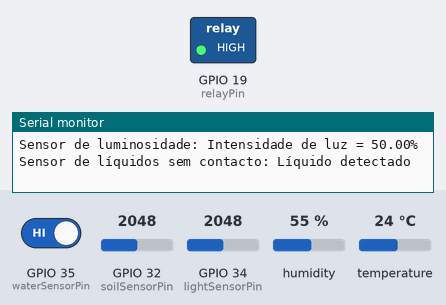
Bench run of a sketch on a simulated ESP32. Shown: switched loads named in the sketch (green lamp = pin HIGH), the last lines printed to the serial monitor. The test bench sets the inputs (shaded band); at power-on: GPIO 32 (soilSensorPin) = 2048, GPIO 35 (waterSensorPin) HIGH, GPIO 34 (lightSensorPin) = 2048, humidity 55 %, temperature 24 °C. WiFi joins after 1.5 s; servers stay silent unless stated.

Above: at 5.8 s.
5.9 s: GPIO 32 (soilSensorPin) set to 2654
7.6 s: GPIO 32 (soilSensorPin) set to 2770
9.3 s: GPIO 35 (waterSensorPin) driven LOW
At 10.9 s:
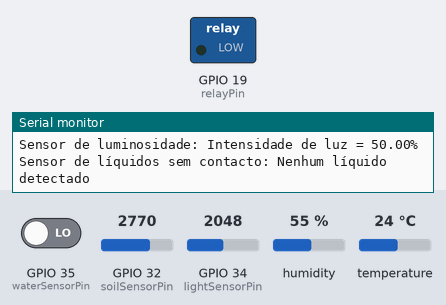
Timing chart, 0 to 12.4 s (numbered marks = the images above; inputs shaded):
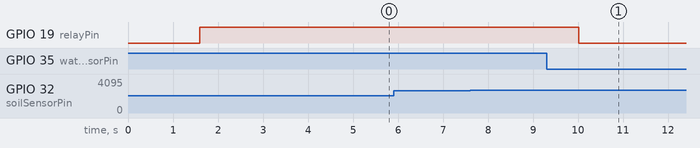

The sketch:

Codigo_do_projeto.ino
```cpp
const int dhtSensorPin = 18; // pino do sensor de humidade e temperatura ligado ao pino 2 do Arduino
const int relayPin = 19; // Pino de controle do relé ligado ao pino 4 do Arduino
const int lightSensorPin = 34; // Pino do sensor de luminosidade KY-018 ligado ao pino A0 do Arduino
const int waterSensorPin = 35; // Pino do sensor de líquidos sem contacto ligado ao pino A1 do Arduino
const int soilSensorPin = 32; // Pino do sensor de humidade do solo ligado ao pino A2 do Arduino

bool notWorkSent = false; //Inicializa a variavel tankEmptySent
bool tankEmptySent = false; //Inicializa a variavel tankEmptySent
bool pumpworking = false; //Inicializa a variavel pumpworking
bool lowTempSent = false; //Inicializa a variavel lowTempSent
bool highTempSent = false; //Inicializa a variavel highTempSent
bool lowHumiditySent = false; //Inicializa a variavel lowHumiditySent
bool highHumiditySent = false; //Inicializa a variavel highHumiditySent

#include <WiFi.h> // Inclui a biblioteca WiFi no programa para permitir a conexão com redes Wi-Fi
#include <HTTPClient.h> // Inclui a biblioteca HTTPClient no programa para fazer solicitações HTTP a um servidor
#include <WebServer.h> // Inclui a biblioteca WebServer no programa para criar um servidor web que pode ser usado para consultar o dispositivo IoT
#include <UrlEncode.h> // Inclui a biblioteca UrlEncode no programa para codificar URLs para serem enviadas como parâmetros nas solicitações HTTP
#include <DHT.h> // Inclui a biblioteca DHT no programa para permitir a utilização do sensor de humidade e temperatura
#define DHTTYPE DHT11 // Define o tipo de sensor DHT que está a ser utilizado (DHT11 neste caso)
DHT dht(dhtSensorPin, DHTTYPE); // Cria uma instância da biblioteca DHT com o pino do sensor DHT e o tipo definido anteriormente


const char* ssid = "Coração_KI"; // Define o nome da rede Wi-Fi (SSID) à qual o dispositivo se conectará
const char* password = "05365203"; // Define a senha da rede Wi-Fi à qual o dispositivo se conectará

// +international_country_code + phone number
// Portugal +351, example: +351912345678
String phoneNumber = "+351968638800"; // Define o número de telefone que receberá mensagens de texto (número do pais + numero de telefone)
String apiKey = "8256292"; // Define a chave da API usada para enviar mensagens de texto

WebServer server(80); // Cria um servidor na porta 80

void setup() {
  Serial.begin(9600); // Inicia a comunicação serial
  dht.begin(); // Inicia o sensor de humidade e temperatura
  pinMode(waterSensorPin, INPUT); // Define o pino do sensor de líquidos sem contacto como entrada
  pinMode(lightSensorPin, INPUT); // Define o pino do sensor de luminosidade KY-018 como entrada
  pinMode(soilSensorPin, INPUT); // Define o pino do sensor de humidade do solo como entrada
  pinMode(relayPin, OUTPUT); // Define o pino do relé como saída

  // Faz a ligação á rede Wifi
  WiFi.begin(ssid, password);
  Serial.println("Connecting");
  while(WiFi.status() != WL_CONNECTED) {
    delay(500);
    Serial.print(".");
  }
  Serial.println("");
  Serial.print("Connected to WiFi network with IP Address: ");
  Serial.println(WiFi.localIP());

  // Define a rota para a página web
  server.on("/", handleRoot);

  // Inicia o servidor web
  server.begin();
  Serial.println("Servidor iniciado");
  Serial.print("Endereço IP: ");
  Serial.println(WiFi.localIP());
}

// Função que envia uma mensagem de texto para o número de telefone especificado
void sendMessage(String message){

  String url = "https://api.callmebot.com/whatsapp.php?phone=" + phoneNumber + "&apikey=" + apiKey + "&text=" + urlEncode(message); // Cria a URL com as informações necessárias para enviar a mensagem de texto através da API do CallMeBot
  HTTPClient http; // Inicia uma solicitação HTTP POST usando a URL criada anteriormente
  http.begin(url);

  http.addHeader("Content-Type", "application/x-www-form-urlencoded"); // Define o cabeçalho Content-Type como application/x-www-form-urlencoded

  int httpResponseCode = http.POST(url); // Envia a solicitação HTTP POST e armazena o código de resposta HTTP em uma variável
  if (httpResponseCode == 200){ // Verifica se a mensagem foi enviada com sucesso e imprime uma mensagem no monitor serial
    Serial.print("Message sent successfully");
  }
  else{
    Serial.println("Error sending the message");
    Serial.print("HTTP response code: ");
    Serial.println(httpResponseCode);
  }

  http.end(); // Liberta os recursos usados na solicitação HTTP
}

void loop() {

  server.handleClient(); // Processa qualquer cliente que esteja a comunicar com o servidor naquele momento

  int soilSensorValue = analogRead(soilSensorPin); // Lê o valor do sensor de humidade do solo
  float voltage = soilSensorValue * (5.0 / 4095.0); // Calcula a voltagem a partir do valor lido do sensor de humidade do solo
  float soilhumidity = (voltage - 0.92) / 0.08; // Calcula a humidade do solo a partir da voltagem lida do sensor de humidade do solo e converte o valor para uma escala de 0 a 100
  int waterSensorValue = digitalRead(waterSensorPin); // Lê o valor do sensor de líquidos sem contacto
  float humidity = dht.readHumidity(); // Lê a humidade relativa do ar a partir do sensor de humidade e temperatura DHT
  float temperature = dht.readTemperature(); // Lê a temperatura a partir do sensor de humidade e temperatura DHT
  int lightSensorValue = analogRead(lightSensorPin); // Lê o valor do sensor de intensidade luminosa
  float lightIntensity = map(lightSensorValue, 0, 4095, 100, 0); // Converte o valor lido do sensor de intensidade luminosa para uma escala de 0 a 100

  Serial.println("--- Medições ---");
  ("Sensor de humidade do solo: ");
  // Verifica se o valor lido pelo sensor de humidade do solo está dentro do intervalo válido (0-100%)
  // Se o valor estiver fora do intervalo, envia uma mensagem de erro e define notWorkSent como true
  // Caso contrário, mostra a humidade do solo e verifica se é necessário regar a planta ou não
  if (soilhumidity < 0 || soilhumidity > 100) {

    if (!notWorkSent) {

    Serial.println("Erro: Valor de humidade fora do intervalo válido (0-100%)");

    sendMessage("O sensor de humidade nao está a funcionar!");

    notWorkSent = true;

    }

   } else if (soilhumidity >= 0 && soilhumidity <= 100) {

    notWorkSent = false;

    // Mostra o resultado no monitor serial
    Serial.print("Humidade do solo: ");
    Serial.print(soilhumidity, 2);
    Serial.println("%");

    // Verifica se a humidade do solo está abaixo de 30% e existe agua no tanque, caso os dois sejam verdade inicia a rega
    if (soilhumidity < 30) {
      if (waterSensorValue == LOW && tankEmptySent == false) {
        Serial.println("O tanque de água está vazio, não é possível regar a planta.");
        sendMessage("O tanque de água está vazio, não é possível regar a planta.");
        tankEmptySent = true;

      }
      if (waterSensorValue == HIGH) {
        digitalWrite(relayPin, HIGH); // Liga o relé
        Serial.println("Regando a planta...");
        tankEmptySent = false;
        pumpworking = true;
      }
    }

    // Verifica se a humidade do solo está acima de 70% ou se já não existe agua no tanque, caso um deles seja verdade para a rega
    if (soilhumidity > 70 || waterSensorValue == LOW) {
      digitalWrite(relayPin, LOW); // Desliga o relé
      Serial.println("Parando de regar a planta...");
      pumpworking = false;
    }
  }

  // Apresenta os valores lidos pelos sensores no monitor Serial
  Serial.print("Sensor de humidade e temperatura: ");
  Serial.print("Humidade = ");
  Serial.print(humidity);
  Serial.print("%, Temperatura = ");
  Serial.print(temperature);
  Serial.println(" ºC");
  Serial.print("Sensor de luminosidade: ");
  Serial.print("Intensidade de luz = ");
  Serial.print(lightIntensity);
  Serial.println("%");

  // Verifica se existe agua no tanque e apresenta o resultado no monitor Serial
  Serial.print("Sensor de líquidos sem contacto: ");
  if (waterSensorValue == LOW) {
    Serial.println("Nenhum líquido detectado");
  } else {
    Serial.println("Líquido detectado");
  }

  // Avisos a enviar caso a planta esteja a enfrentar alguma situação adversa
  // Verifica se a temperatura está muito baixa
  if (temperature < 18 && !lowTempSent) {
    Serial.println("A temperatura está abaixo do ideal para a planta.");
    lowTempSent = true;
     sendMessage("A temperatura está abaixo do ideal para a planta.");
  }
  else if (temperature >= 18 && lowTempSent) {
    lowTempSent = false;
  }

  // Verifica se a temperatura está muito alta
  if (temperature > 26 && !highTempSent) {
    Serial.println("A temperatura está acima do ideal para a planta.");
    highTempSent = true;
     sendMessage("A temperatura está acima do ideal para a planta.");
  }
  else if (temperature <= 26 && highTempSent) {
    highTempSent = false;
  }

  // Verifica se a humidade está muito baixa
  if (humidity < 50 && !lowHumiditySent) {
    Serial.println("A humidade do ar está abaixo do ideal para a planta.");
    lowHumiditySent = true;
  sendMessage("A humidade do ar está abaixo do ideal para a planta.");
  }
  else if (humidity >= 50 && lowHumiditySent) {
    lowHumiditySent = false;
  }

  // Verifica se a humidade está muito alta
  if (humidity > 70 && !highHumiditySent) {
    Serial.println("A humidade do ar está acima do ideal para a planta.");
    sendMessage("A humidade do ar está acima do ideal para a planta.");
    highHumiditySent = true;
  }

  else if (humidity <= 70 && highHumiditySent) {
    highHumiditySent = false;
  }

  delay(1000); // Espera um segundo antes de executar o ciclo novamente
}

// Função responsável pela página Web
void handleRoot() {

  int soilSensorValue = analogRead(soilSensorPin); // Lê o valor do sensor de humidade do solo
  float voltage = soilSensorValue * (5.0 / 4095.0); // Calcula a voltagem a partir do valor lido do sensor de humidade do solo
  float soilhumidity = (voltage - 0.92) / 0.08; // Calcula a humidade do solo a partir da voltagem lida do sensor de humidade do solo e converte o valor para uma escala de 0 a 100
  int waterSensorValue = digitalRead(waterSensorPin); // Lê o valor do sensor de líquidos sem contacto
  float humidity = dht.readHumidity(); // Lê a humidade relativa do ar a partir do sensor de humidade e temperatura DHT
  float temperature = dht.readTemperature(); // Lê a temperatura a partir do sensor de humidade e temperatura DHT
  int lightSensorValue = analogRead(lightSensorPin); // Lê o valor do sensor de intensidade luminosa
  float lightIntensity = map(lightSensorValue, 0, 4095, 100, 0); // Converte o valor lido do sensor de intensidade luminosa para uma escala de 0 a 100

  String watertank = ""; // Inicializa a variável watertank como uma string vazia
  String waterpump = ""; // Inicializa a variável waterpump como uma string vazia

  // Verifica se existe agua no tanque
  if (waterSensorValue == LOW) {
    watertank += "Tanque vazio"; // Concatena o texto na variável watertank
  } else {
    watertank += "Tanque com água"; // Concatena o texto na variável watertank
  }

  // Verifica se a bomba de agua está ligada
  if (pumpworking == false) {
    waterpump += "Bomba desligada"; // Concatena o texto na variável waterpump
  } else {
    waterpump += "A regar a planta"; // Concatena o texto na variável waterpump
  }

  // Codigo da página Web
  String html = "<html><head><meta charset='UTF-8'> <title>Horta IoT</title> <meta name='viewport' content='width=device-width, initial-scale=1'> <link rel='icon' href='https://icons.iconarchive.com/icons/toma4025/tea/128/tea-plant-leaf-icon.png'> <link rel='stylesheet' href='https://maxcdn.bootstrapcdn.com/bootstrap/3.3.7/css/bootstrap.min.css'> <style> body { font-family: Arial, sans-serif; background-color: #000000; text-align: center; padding-top: 50px; padding: 20px; background-image: url('https://ensina.rtp.pt/site-uploads/2021/05/movimento_xilemico_plantas_vasculares-854x480.jpg');background-repeat: no-repeat;background-size: cover; } h1 { color: white; font-size: 70px; } .grelha { display: grid; grid-template-columns: 1fr 1fr 1fr ; grid-template-rows: 150px 150px; grid-template-areas: 'temperatura humidade luminosidade' 'humidadeSolo tanque bomba' } .sensor-name { font-size: 24px; font-weight: bold; margin-bottom: 18px; } .sensor-value { font-size: 36px; font-weight: bold; margin-bottom: 10px; } .sensor-reading { background-color: white; border: 1px solid #333; border-radius: 10px; padding: 14px 20px; box-shadow: 2px 2px 5px #ccc; display: flex; flex-direction: column; align-items: center; justify-content: space-around; text-align: center; margin: 10px; }@media screen and (max-width: 890px) {.grelha { display: grid; grid-template-columns: 1fr; grid-template-rows: 190px 190px 190px 190px 190px 190px ; grid-template-areas: 'temperatura' 'humidade''luminosidade' 'humidadeSolo ''tanque''bomba'; padding-left:50px; padding-right:50px; }.sensor-name { margin-bottom: -50px; }h1 {font-size: 30px;}} </style></head><body> <h1>Horta IoT</h1> <div class='grelha'> <div class='sensor-reading'> <div class='sensor-name'>Temperatura:</div> <div class='sensor-value'>" + String(temperature) + "ºC</div> </div> <div class='sensor-reading'> <div class='sensor-name'>Humidade:</div> <div class='sensor-value'>" + String(humidity) + "%</div> </div> <div class='sensor-reading'> <div class='sensor-name'>Luminosidade:</div> <div class='sensor-value'>" + String(lightIntensity) + "%</div> </div> <div class='sensor-reading'> <div class='sensor-name'>Humidade do Solo:</div> <div class='sensor-value'>" + String(soilhumidity) + "%</div> </div> <div class='sensor-reading'> <div class='sensor-name'>Tanque de água:</div> <div class='sensor-value'>" + String(watertank) + "</div> </div> <div class='sensor-reading'> <div class='sensor-name'>Bomba de água:</div> <div class='sensor-value'>" + String(waterpump) + "</div> </div> </div></body></html>";


  int refreshTime = 1; // Define o tempo em segundos para a atualização da página

  // Envia a página HTML para o cliente com a instrução de atualização automática
  server.sendHeader("Refresh", String(refreshTime));
  server.send(200, "text/html", html);
}
```

Measured:
- after the input at 9.3 s, GPIO 19 (relayPin): HIGH → LOW after 0.71 s
